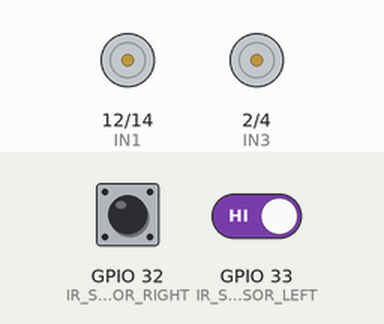
This sketch was run on a simulated ESP32. Parts: motor-driver pin pairs drawn as motors (green arrow = first pin HIGH = forward, orange = second pin HIGH = backward, longer = more drive, scaled by the enable pin). Inputs (shaded band) come from the test bench; at power-on: GPIO 32 (IR_SENSOR_RIGHT) HIGH, GPIO 33 (IR_SENSOR_LEFT) HIGH.

Above: at 1.2 s.
1.3 s: GPIO 32 (IR_SENSOR_RIGHT) driven LOW
At 2.5 s:
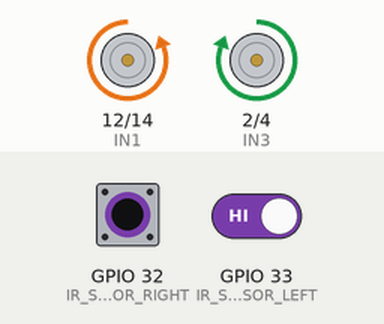
2.8 s: GPIO 33 (IR_SENSOR_LEFT) driven LOW
At 3.7 s:
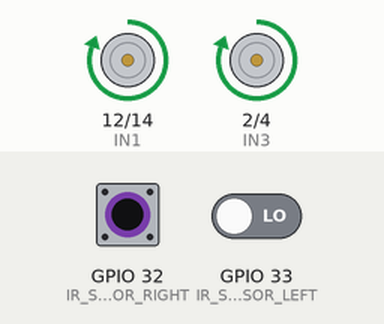
4.3 s: GPIO 32 (IR_SENSOR_RIGHT) driven HIGH
At 4.8 s:
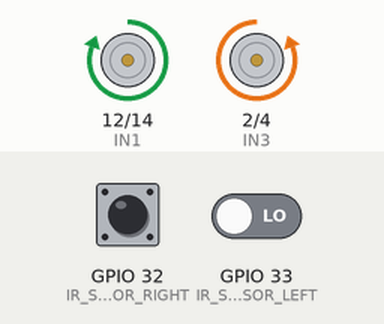
5.8 s: GPIO 33 (IR_SENSOR_LEFT) driven HIGH
At 7.0 s:
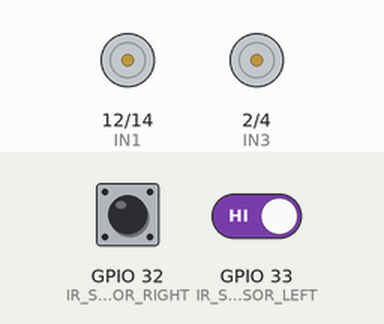
7.3 s: GPIO 32 (IR_SENSOR_RIGHT) pulsed LOW 2 times (0.12 s each, 0.3 s apart)
At 7.51 s:
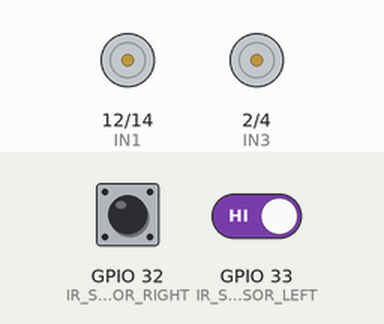
Timing chart, 0 to 10.3 s (numbered marks = the images above; inputs shaded):
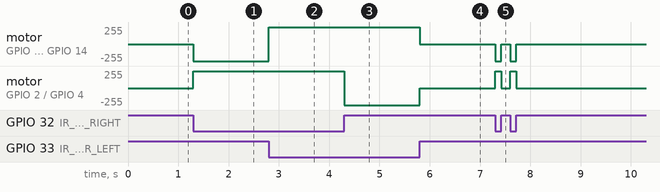

Measured:
- after the input at 1.3 s, motor on GPIO 12 (IN1) / GPIO 14 (IN2): stopped → backward 255/255 at once; motor on GPIO 2 (IN3) / GPIO 4 (IN4): stopped → forward 255/255 at once
- after the input at 2.8 s, motor on GPIO 12 (IN1) / GPIO 14 (IN2): backward 255/255 → forward 255/255 at once
- after the input at 4.3 s, motor on GPIO 2 (IN3) / GPIO 4 (IN4): forward 255/255 → backward 255/255 at once
- after the input at 5.8 s, motor on GPIO 12 (IN1) / GPIO 14 (IN2): forward 255/255 → stopped at once; motor on GPIO 2 (IN3) / GPIO 4 (IN4): backward 255/255 → stopped at once
- after the input at 7.3 s, motor on GPIO 12 (IN1) / GPIO 14 (IN2): alternates backward 255/255 for 0.12 s and stopped for 0.18 s, 4 changes in all, then stays stopped, starting at once; motor on GPIO 2 (IN3) / GPIO 4 (IN4): alternates forward 255/255 for 0.12 s and stopped for 0.18 s, 4 changes in all, then stays stopped, starting at once

The sketch:

LineTrackercode.ino
```cpp
#define IN1 12
#define IN2 14
#define IN3 2
#define IN4 4
#define ENA 16
#define ENB 17
#define IR_SENSOR_RIGHT 32
#define IR_SENSOR_LEFT 33

void setup() {
  pinMode(IN1, OUTPUT);
  pinMode(IN2, OUTPUT);
  pinMode(IN3, OUTPUT);
  pinMode(IN4, OUTPUT);
  pinMode(ENA, OUTPUT);
  pinMode(ENB, OUTPUT);

  pinMode(IR_SENSOR_RIGHT, INPUT);
  pinMode(IR_SENSOR_LEFT, INPUT);

  digitalWrite(IN1, LOW);
  digitalWrite(IN2, LOW);
  digitalWrite(IN3, LOW);
  digitalWrite(IN4, LOW);
}

void loop() {
  bool rightSensor = digitalRead(IR_SENSOR_RIGHT);
  bool leftSensor = digitalRead(IR_SENSOR_LEFT);

  if (!rightSensor && !leftSensor) {
    analogWrite(ENA, 255);
    analogWrite(ENB, 255);
    digitalWrite(IN1, HIGH);
    digitalWrite(IN2, LOW);
    digitalWrite(IN3, HIGH);
    digitalWrite(IN4, LOW);
  } else if (!rightSensor && leftSensor) {
    analogWrite(ENA, 255);
    analogWrite(ENB, 255);
    digitalWrite(IN1, LOW);
    digitalWrite(IN2, HIGH);
    digitalWrite(IN3, HIGH);
    digitalWrite(IN4, LOW);
  } else if (rightSensor && !leftSensor) {
    analogWrite(ENA, 255);
    analogWrite(ENB, 255);
    digitalWrite(IN1, HIGH);
    digitalWrite(IN2, LOW);
    digitalWrite(IN3, LOW);
    digitalWrite(IN4, HIGH);
  } else {
    analogWrite(ENA, 0);
    analogWrite(ENB, 0);
  }

  //I would like to remind everyone that this thing here is the IR sensor delay frequency thingy in case someone gets confused (like I did). (◕‿◕✿)
  delay(1);
}
```
